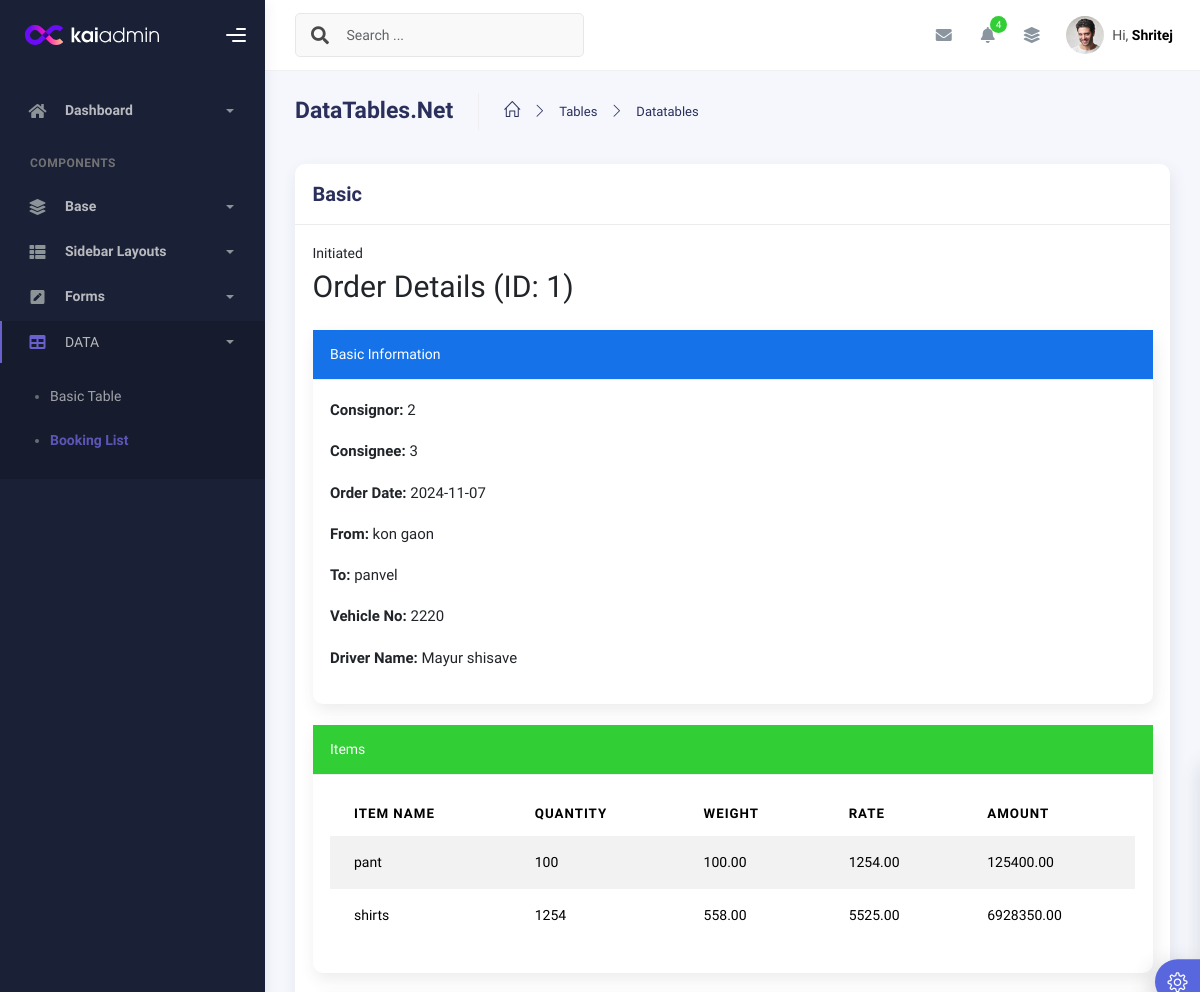
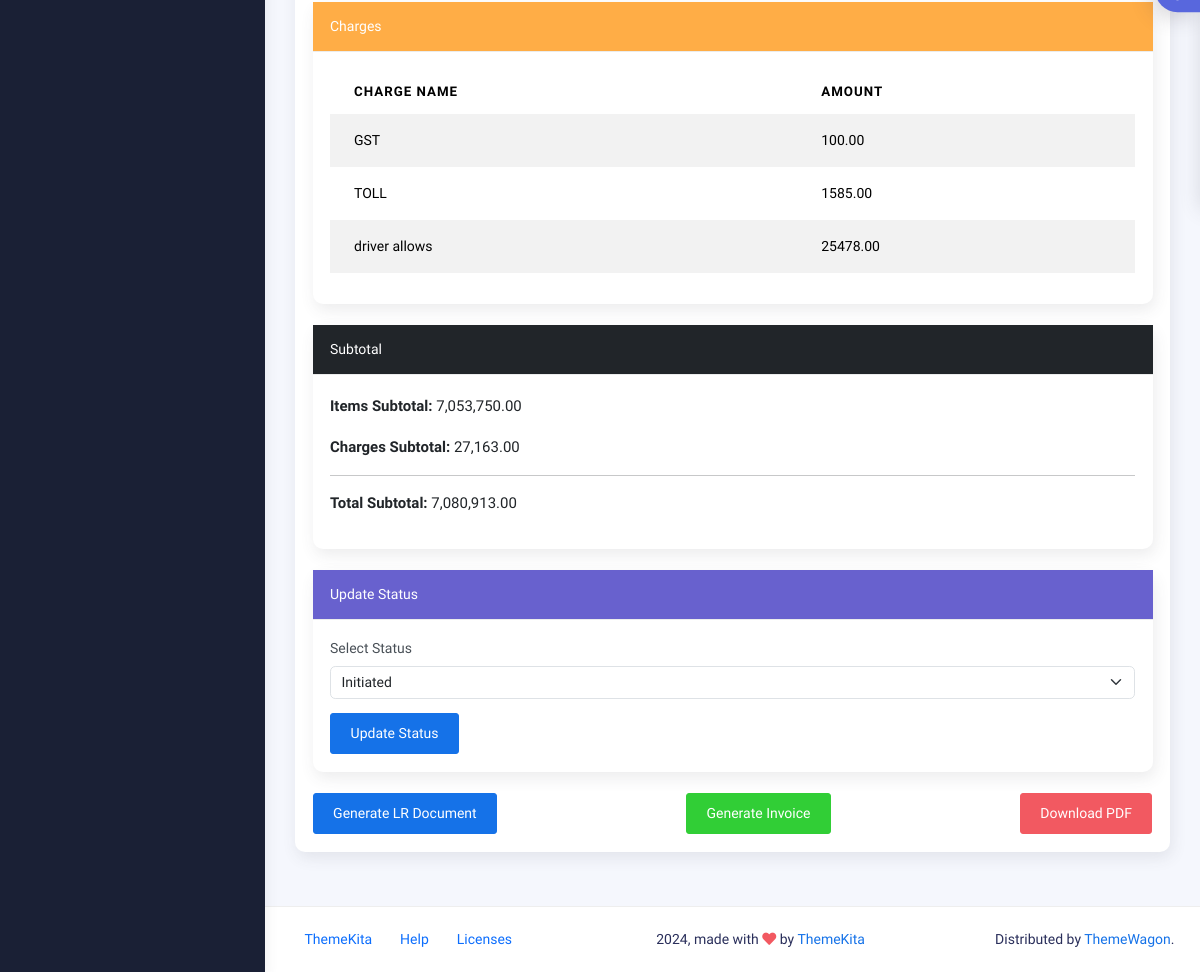
The page /tables/order.php?id=1 on the database as committed earlier (2 pictures, top to bottom).
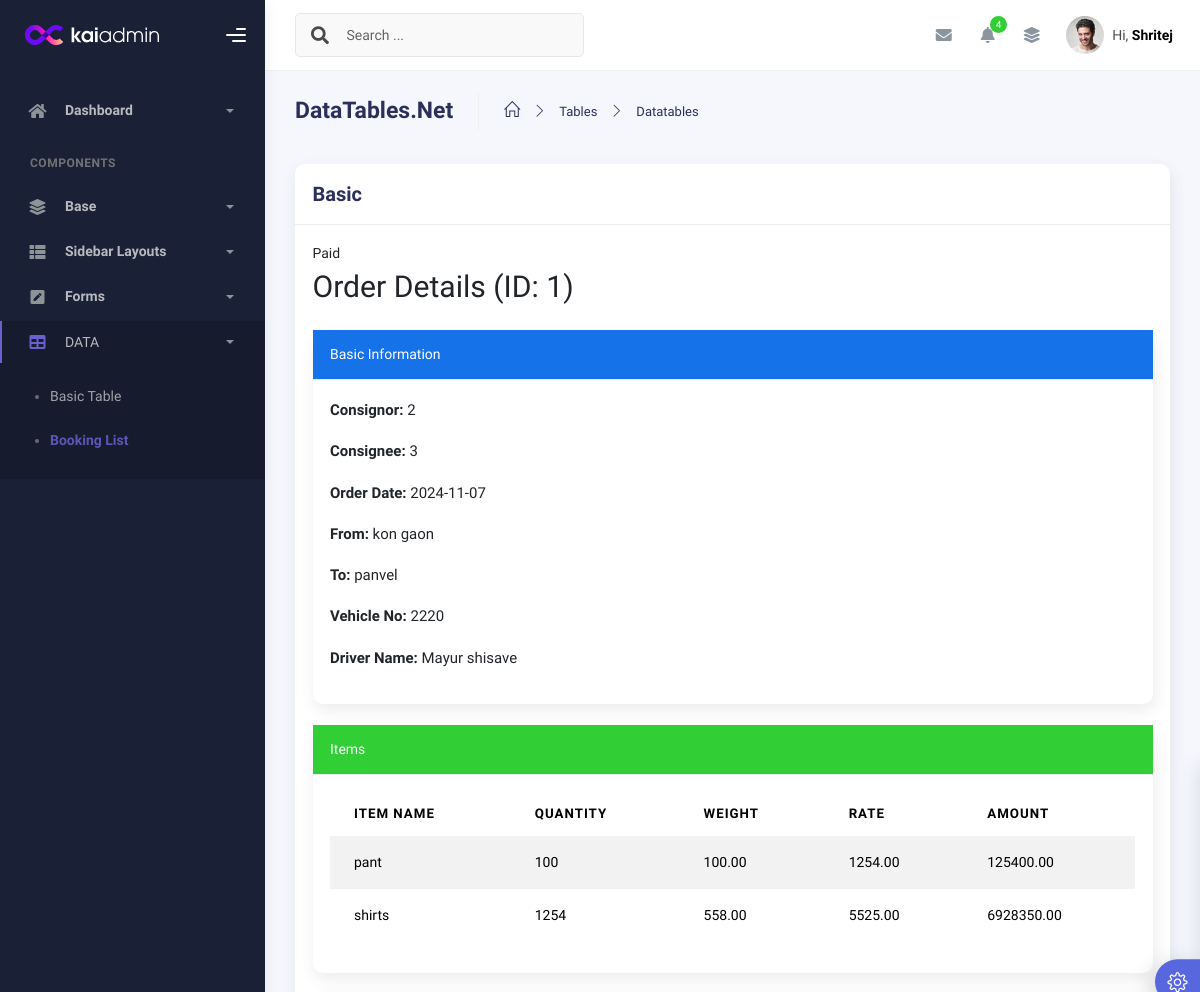
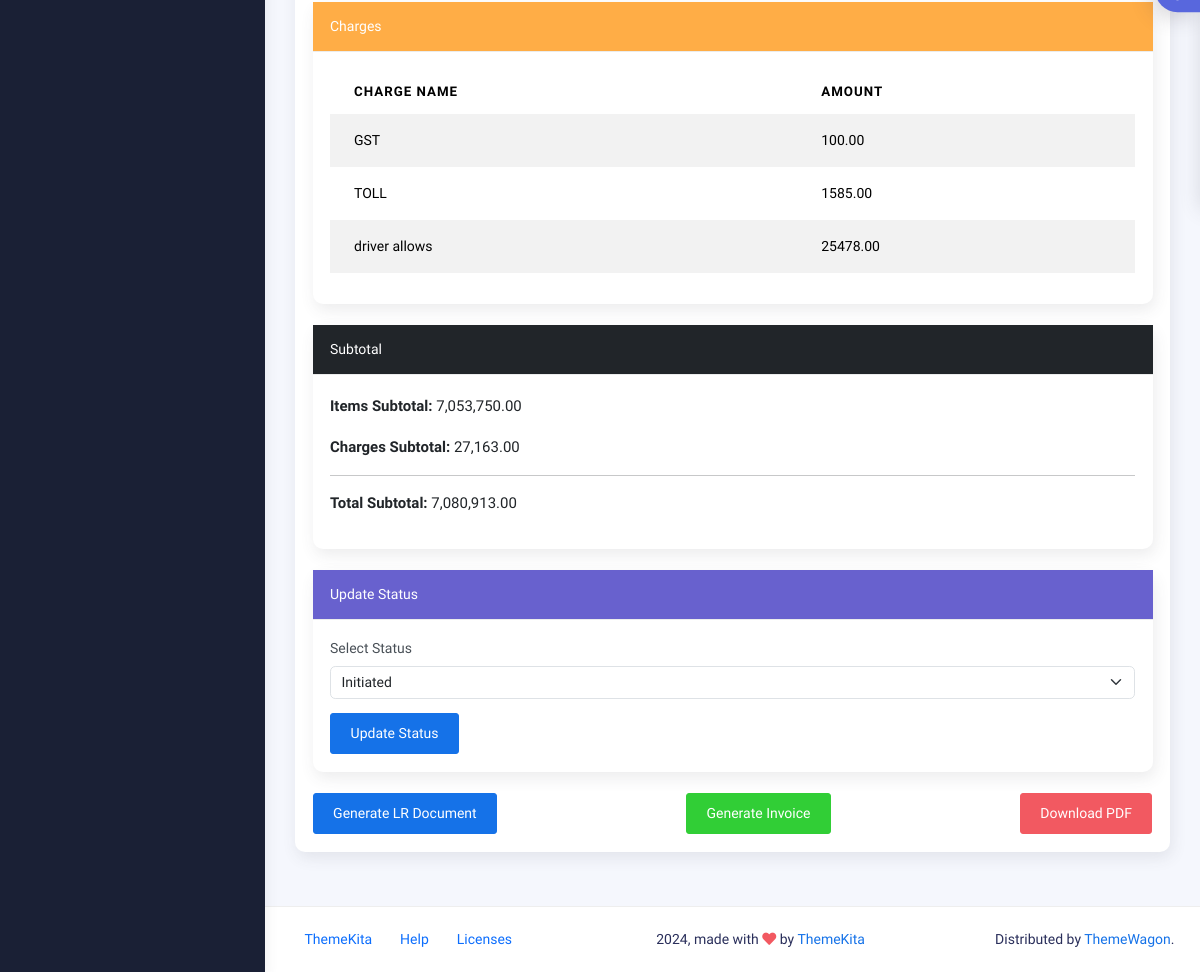
The same page on the database as committed later (2 pictures, top to bottom).
### tables this page shows
CREATE TABLE `orders` (
  `id` int(11) NOT NULL,
  `Status` varchar(255) NOT NULL,
  `order_name` varchar(255) NOT NULL,
  `customer_name` varchar(255) NOT NULL,
  `order_date` date NOT NULL,
  `fromLocation` varchar(255) NOT NULL,
  `toLocation` varchar(255) NOT NULL,
  `transportMode` varchar(255) NOT NULL,
  `paidBy` varchar(255) NOT NULL,
  `taxPaidBy` varchar(255) NOT NULL,
  `pickupAddress` varchar(255) NOT NULL,
  `deliveryAddress` varchar(255) NOT NULL,
  `vehicletype` varchar(255) NOT NULL,
  `Vehiclecapacity` varchar(255) NOT NULL,
  `Vehicleno` int(255) NOT NULL,
  `DriverName` varchar(255) NOT NULL
);

### tables/order.php (the view, shortened to what the changed rows need)
<!DOCTYPE html>
<html lang="en">
  <head>
    <link rel="stylesheet" href="../assets/css/bootstrap.min.css" />
    <link rel="stylesheet" href="../assets/css/plugins.min.css" />
    <link rel="stylesheet" href="../assets/css/kaiadmin.min.css" />
    <link rel="stylesheet" href="../assets/css/demo.css" />
  </head>
  <body>
    <div class="wrapper">
      <div class="main-panel">
        <div class="container">
          <div class="page-inner">
            <div class="row">
              <div class="col-md-12">
                <div class="card">
                  <div class="card-body">
                  <?php
$servername = "localhost";
$username = "root";
$password = "";
$dbname = "transportdb";
$conn = new mysqli($servername, $username, $password, $dbname);
$orderId = $_GET['id'];
$orderResult = $conn->query("SELECT * FROM orders WHERE id = $orderId");
$order = $orderResult->fetch_assoc();
?>
    <div class="status-container">
        <span class="status-badge <?php echo 'status-' . strtolower(str_replace(' ', '-', $order['Status'])); ?>">
            <?php echo $order['Status']; ?>
        </span>
    </div>
    <h1 class="mb-4">Order Details (ID: <?php echo $orderId; ?>)</h1>
    <div class="card mb-4">
        <div class="card-body">
            <p><strong>Consignor:</strong> <?php echo $order['order_name']; ?></p>
            <p><strong>Consignee:</strong> <?php echo $order['customer_name']; ?></p>
            <p><strong>Order Date:</strong> <?php echo $order['order_date']; ?></p>
            <p><strong>From:</strong> <?php echo $order['fromLocation']; ?></p>
            <p><strong>To:</strong> <?php echo $order['toLocation']; ?></p>
            <p><strong>Vehicle No:</strong> <?php echo $order['Vehicleno']; ?></p>
            <p><strong>Driver Name:</strong> <?php echo $order['DriverName']; ?></p>
        </div>
    </div>
    <div class="card mb-4">
        <div class="card-body">
            <table class="table table-striped">
                <thead>
                    <tr>
                        <th>Item Name</th>
                        <th>Quantity</th>
                        <th>Weight</th>
                        <th>Rate</th>
                        <th>Amount</th>
                    </tr>
                </thead>
            </table>
        </div>
    </div>
    <div class="card mb-4">
        <div class="card-body">
            <table class="table table-striped">
                <thead>
                    <tr>
                        <th>Charge Name</th>
                        <th>Amount</th>
                    </tr>
                </thead>
            </table>
        </div>
    </div>
    <div class="card mb-4">
        <div class="card-body">
            <form method="POST" action="">
                <div class="mb-3">
                    <label for="status" class="form-label">Select Status</label>
                    <select name="status" id="status" class="form-select">
                        <option value="Initiated" <?php echo ($order['Status'] == 'Initiated') ? 'selected' : ''; ?>>Initiated</option>
                    </select>
                </div>
            </form>
        </div>
    </div>
                  </div>
                </div>
              </div>
            </div>
          </div>
        </div>
      </div>
    </div>
  </body>
</html>

Rows that differ between the two databases and show on the page:
changed orders "kon gaon": Status "Initiated" → "Paid"; status "Initiated" → (not shown)
Other text that changed with them:
form field status: (not shown) → "Initiated"
